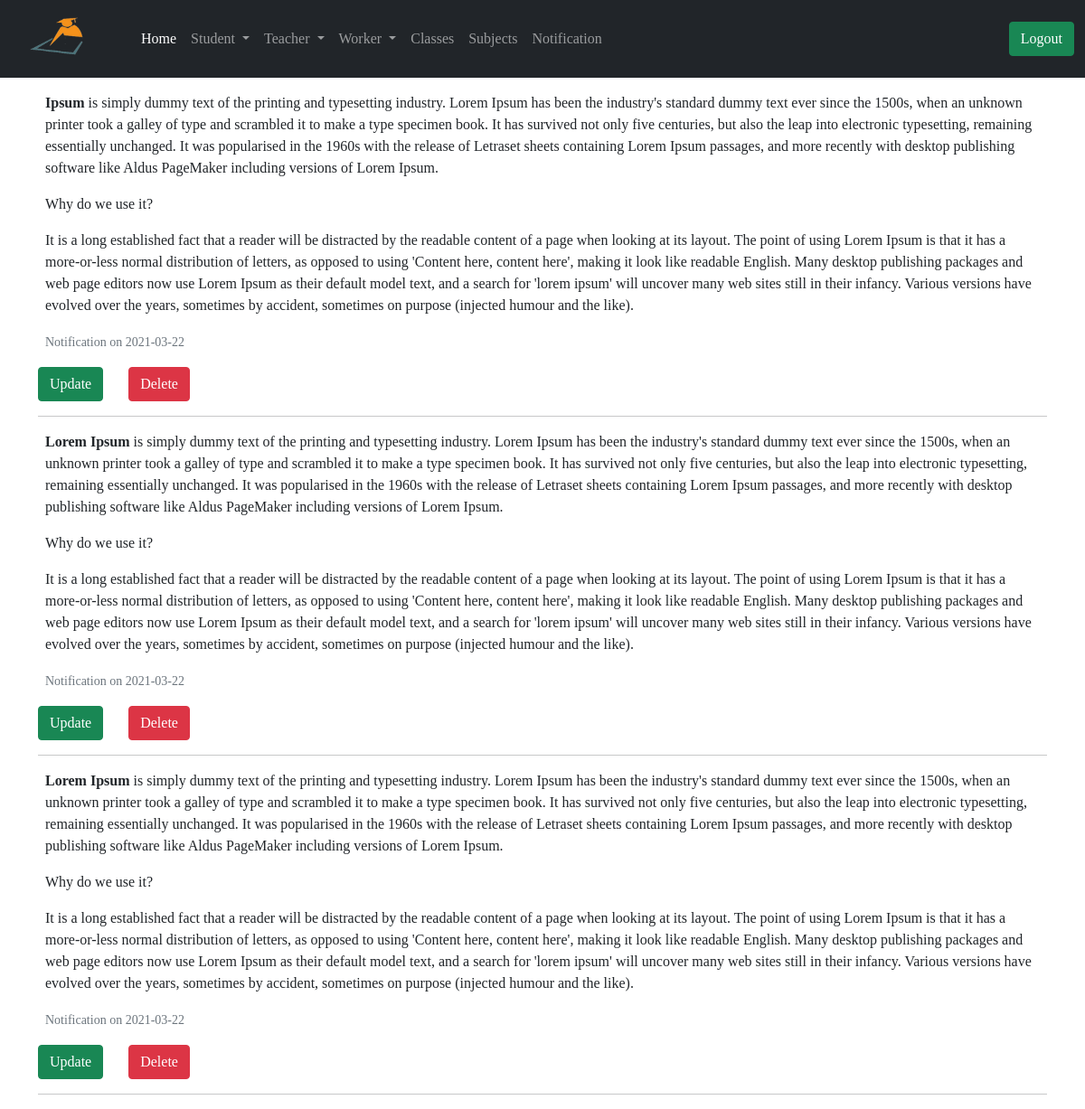
/administrator/get_notification (signed in), run on an earlier commit of the app's database.
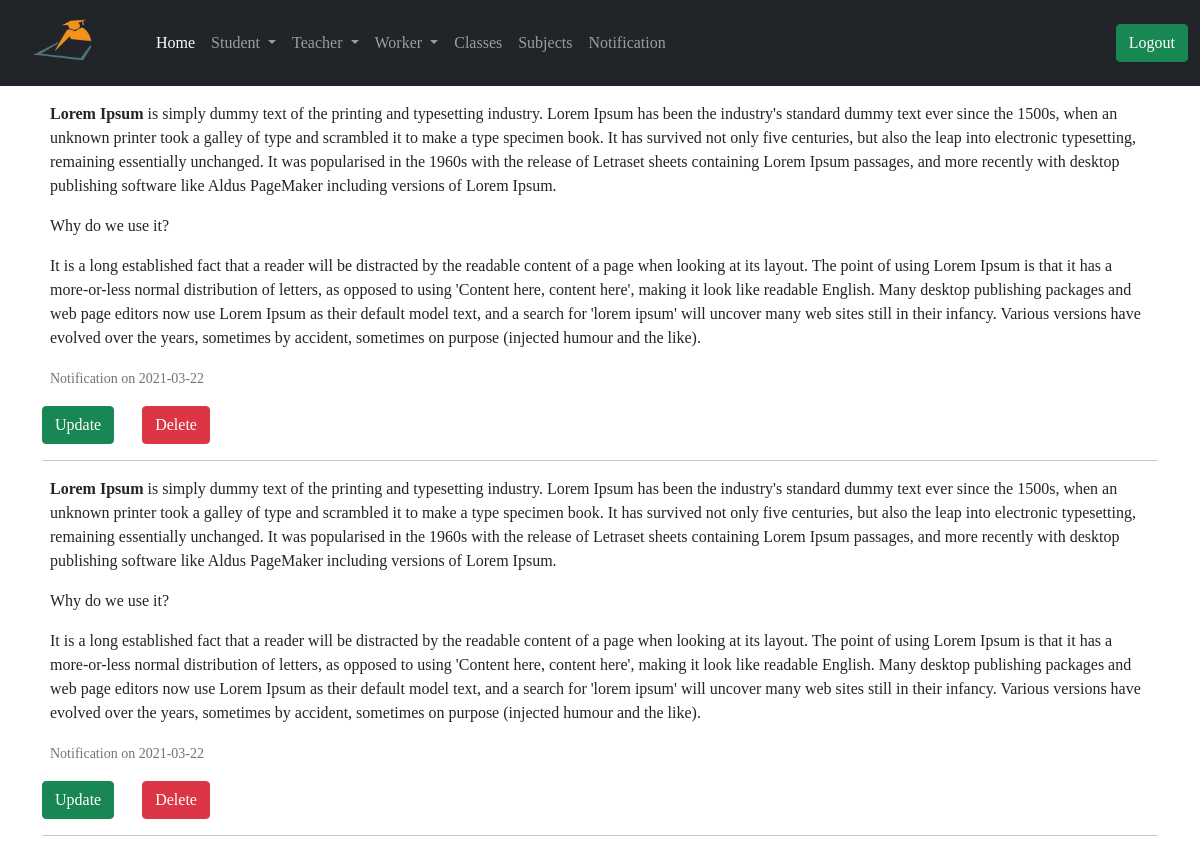
And on a later commit of the database.
### app/models.py (models this page shows, shortened)
class Notification(db.Model):
    id = db.Column(db.Integer, primary_key=True)
    notification = db.Column(db.Text)
    sender = db.Column(db.String(64))
    notify_date = db.Column(db.DateTime, default=datetime.utcnow())

### app/routes.py (the view)
@app.route('/administrator/get_notification')
@login_required
def get_notification():
    notifications = Notification.query.all()
    return render_template('administrator/get_notification.html', title='Notification', notifications=notifications)

### app/models.py (called while the page is built)
@login.user_loader
def load_user(id):
    return User.query.get(int(id))

### app/routes.py (called while the page is built)
@app.before_request
def before_request():
    g.user = None
    if 'teacher_id' in session:
        user = Teacher.query.filter_by(id=session['teacher_id']).first()
        g.user = user

@app.before_request
def std_before_request():
    g.std_user = None
    if 'student_id' in session:
        std_user = Student.query.filter_by(id=session['student_id']).first()
        g.std_user = std_user

### app/templates/administrator/get_notification.html (shortened to what this page needs)
{% extends 'administrator/base.html' %}
{% block content %}
<div class="container">
    {% for notify in notifications %}
    <div class="m-2">
        <p class="text-capitalize text-justify">
            {{ notify.notification|safe }}
        </p>
        <p>
            <small class="text-muted">Notification on {{ notify.notify_date.strftime('%Y-%m-%d') }}</small>
        </p>
    </div>
    <a href=" {{ url_for('update_notification', id=notify.id) }} "><button class="btn btn-success ">Update</button></a>
    <button type="button" class="btn btn-danger ms-4" data-bs-toggle="modal" data-bs-target="#exampleModal">
        Delete
    </button>
    <hr>
      {% endfor %}
</div>
{% endblock %}

### app/templates/administrator/base.html (shortened to what this page needs)
<!DOCTYPE html>
<html lang="en">
<head>
    <link href="https://cdn.jsdelivr.net/npm/bootstrap@5.0.0-beta2/dist/css/bootstrap.min.css" rel="stylesheet">
    <link rel="stylesheet" href="{{ url_for('static', filename='style/index.css') }}">
</head>
<body>
    {% include 'administrator/nav.html' %}
    {% block content %} {% endblock %}
</body>
</html>

### app/templates/administrator/nav.html (shortened to what this page needs)
<nav class="navbar navbar-expand-lg navbar-dark bg-dark">
    <div class="container-fluid">
      <a class="navbar-brand" href="{{ url_for('administrator') }}"><img src=" {{ url_for('static', filename='image/rsz_1logo.png')}} " class="brand_logo " width="120px" height="60px"  alt="Logo"></a>
      <div class="collapse navbar-collapse" id="navbarSupportedContent">
        <ul class="navbar-nav me-auto mb-2 mb-lg-0">
          <li class="nav-item">
            <a class="nav-link active" aria-current="page" href="{{ url_for('administrator') }}">Home</a>
          </li>
          <li class="nav-item dropdown">
            <a class="nav-link dropdown-toggle" href="#" id="navbarDropdown" role="button" data-bs-toggle="dropdown" aria-expanded="false">
              Student
            </a>
          </li>
          <li class="nav-item dropdown">
            <a class="nav-link dropdown-toggle" href="#" id="navbarDropdown" role="button" data-bs-toggle="dropdown" aria-expanded="false">
              Teacher
            </a>
          </li>
          <li class="nav-item dropdown">
            <a class="nav-link dropdown-toggle" href="#" id="navbarDropdown" role="button" data-bs-toggle="dropdown" aria-expanded="false">
              Worker
            </a>
          </li>
          <li class="nav-item">
            <a class="nav-link " aria-current="page" href="{{ url_for('list_of_class') }}">Classes</a>
          </li>
          <li class="nav-item">
            <a class="nav-link " aria-current="page" href="{{ url_for('list_of_subject') }}">Subjects</a>
          </li>
          <li class="nav-item">
            <a class="nav-link " aria-current="page" href="{{ url_for('get_notification') }}">Notification</a>
          </li>
        </ul>
        {% if current_user.is_anonymous %}
        <a href="{{ url_for('admin_login') }}"><button class="btn btn-success ms-2">Admin</button></a>
        {% else %}
        <a href="{{ url_for('admin_logout') }}"><button class="btn btn-success ms-2">Logout</button></a>
        {% endif %}
      </div>
    </div>
  </nav>

### app/templates/administrator/base.html (style rules this page uses)
body { font-family: 'Times New Roman', Times, serif; }

What changed in the data, as far as the page shows it:
removed Notification: notification "Ipsum is simply dummy text of the printing and typesetting industry. Lorem Ipsum has been the industry's standard dummy text ever since the 1500s, when an unknown printer took a galley of type and scrambled it to make a type specimen book. It has survived not only five centuries, but also the leap into electronic typesetting, remaining essentially unchanged. It was popularised in the 1960s with the release of Letraset sheets containing Lorem Ipsum passages, and more recently with desktop publishing software like Aldus PageMaker including versions of Lorem Ipsum. Why do we use it? It is a long established fact that a reader will be distracted by the readable content of a page when looking at…", notify_date "2021-03-22"
